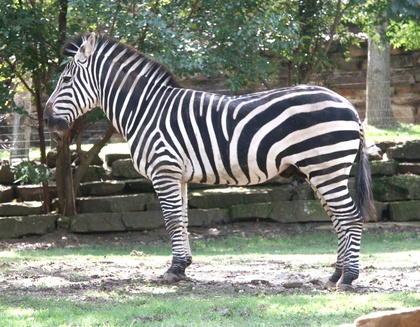
%> input picture CS216/cs216hw3/zebra1.jpg, 420 x 327 px, shrunk from 1222 x 952 before the run
$ octave p4.m   (GNU Octave 9; MATLAB toolbox functions it lacks are replaced by stand-ins)
%> lines starting %> are read from the running program, lines starting %| are printed output that depends on the picture
### CS216/cs216hw3/GaussianFilter.m
function [ vertResult,horiResult ] = GaussianFilter( target,sigma)
%GAUSSIANFILTER Summary of this function goes here
%   Detailed explanation goes here
gauss = fspecial('gaussian',[3 * sigma 3 * sigma],sigma);
gaussFilter = gauss(ceil(3 * sigma/2),:);

conv = conv2(target,gaussFilter,'same');

vertResult = conv2(conv,[-1 1]','same');
horiResult = conv2(conv,[-1 1],'same');
end

### CS216/cs216hw3/GaussianDiff.m
function [ result ] = GaussianDiff( image,sigma1,sigma2)
%GAUSSIANDIFF Summary of this function goes here
%   Detailed explanation goes here
gauss1 = fspecial('gaussian',[3 * sigma1 3 * sigma1],sigma1);
gauss2 = fspecial('gaussian',[3 * sigma2 3 * sigma2],sigma2);

result = conv2(image,gauss1,'same') - conv2(image,gauss2,'same');

end

### CS216/cs216project/kmeans.m
function [ label,center ] = kmeans(data,K,maxiteration,error)
%KMEANS Summary of this function goes here
%   Detailed explanation goes here
[m,n] = size(data);
Max = max(data);
Min = min(data);
center = rand([K,1])*(Max-Min)+repmat(Min,K,1);
label = zeros(1,m);
dist = zeros(K,m);
iter = 0;
iterations = zeros(maxiteration,1);
ssm = zeros(maxiteration);
for i = 1:maxiteration
    for j = 1:m
        for k = 1:K
            v = data(j,:)-center(k,:);
            dist(k,j)= v *v';
        end
    end
    [mindist,label] = min(dist);
    iter = iter + 1;
    ssm(iter) = sum(mindist);
    iterations(iter) = iter;
    for  k = 1:K
        if length(find(label==k))>0
            center(k,:) = mean(data(find(label==k),:));
        end
    end
end
label = label';
if error == 1
    figure,plot(iterations,ssm);
end
end

### CS216/cs216hw3/p4.m
image = im2double(rgb2gray(imread('zebra1.jpg')));
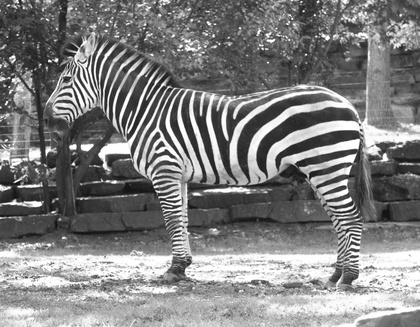
%> image: size 327x420 double; min 0.051, max 1, mean 0.502
[m,n] = size(image);
%> m = 327; n = 420
sigma = [1,2,4];
result = zeros(m,n,8);
for k = 1: 3
    [result(:,:,2*k-1),result(:,:,2*k)] = GaussianFilter(image,sigma(k));
end
%> this loop made 3 passes
%> pass 1, in GaussianFilter, `conv = conv2(target,gaussFilter,'same');`:
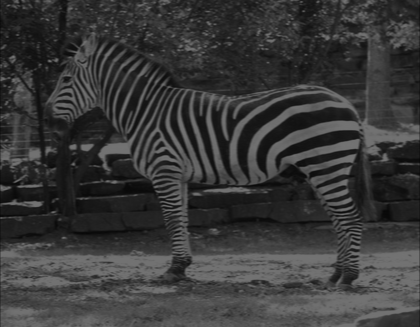
%> conv: size 327x420 double; min 0.0306, max 0.452, mean 0.227
%> pass 1, in GaussianFilter, `vertResult = conv2(conv,[-1 1]','same');`:
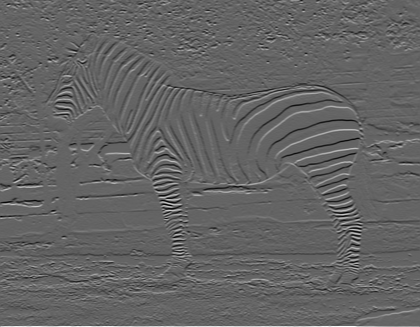
%> vertResult: size 327x420 double; min -0.292, max 0.451, mean 0.00061; drawn with min black and max white
%> pass 1, in GaussianFilter, `horiResult = conv2(conv,[-1 1],'same');`:
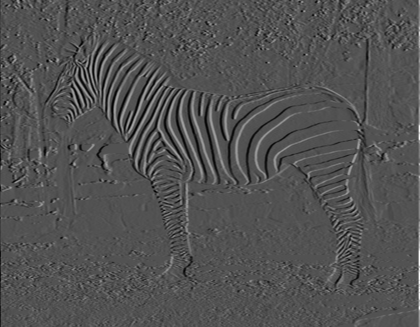
%> horiResult: size 327x420 double; min -0.157, max 0.328, mean 0.000364; drawn with min black and max white
%> pass 2, in GaussianFilter (call 2), `conv = conv2(target,gaussFilter,'same');`:
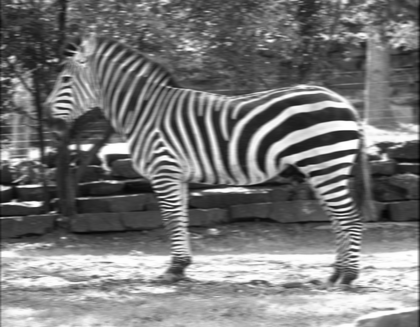
%> conv: size 327x420 double; min 0.0115, max 0.222, mean 0.111; drawn with min black and max white
result(:,:,7) = GaussianDiff(image,2,1);
%> in GaussianDiff, `result = conv2(image,gauss1,'same') - conv2(image,gauss2,'same');`:
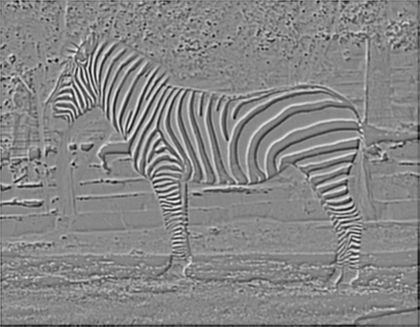
%> result: size 327x420 double; min -0.36, max 0.319, mean -0.00184; drawn with min black and max white
result(:,:,8) = GaussianDiff(image,4,2);
%> call 2 of GaussianDiff, with sigma1 = 4, sigma2 = 2
%> in GaussianDiff (call 2), `result = conv2(image,gauss1,'same') - conv2(image,gauss2,'same');`:
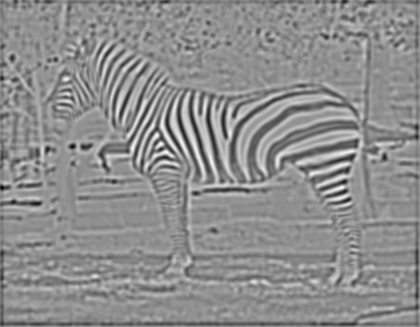
%> result: size 327x420 double; min -0.374, max 0.29, mean -0.00352; drawn with min black and max white

imagedata = reshape(result,[m*n 8]);
[index,C] = kmeans(imagedata,20);
%> in kmeans, `[m,n] = size(data);`: m = 137340; n = 8
%> in kmeans, `Max = max(data);`: Max = [0.451 0.328 0.222 0.111 0.114 0.057 0.319 0.29]
%> in kmeans, `Min = min(data);`: Min = [-0.292 -0.157 -0.133 -0.041 -0.0627 -0.0122 -0.36 -0.374]
%> the run ends on the next line
